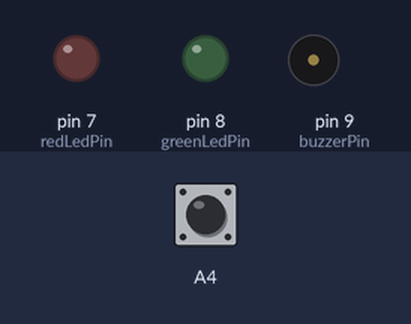
The sketch below on a simulated Arduino Uno, built with avr-gcc and run on an emulated ATmega328P. Shown: output pins drawn as LEDs (lit = HIGH), buzzer (waves = sounding, pin HIGH). The test bench sets the inputs (shaded band); at power-on: A4 HIGH.

Above: at 9.2 s.
9.3 s: A4 pulled LOW for 3.2 s
At 9.6 s:
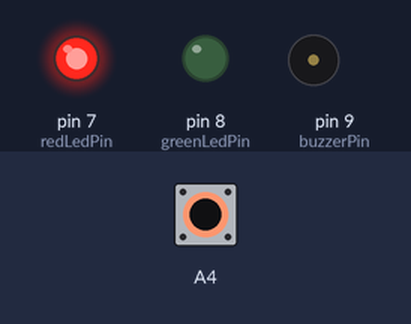
14.8 s: A4 pulled LOW for 0.15 s
At 17.6 s:
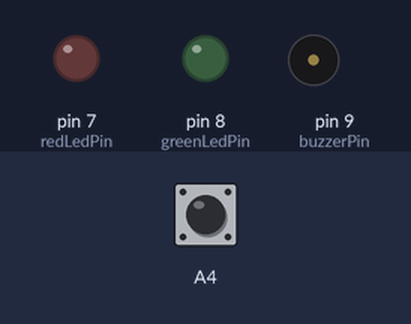
17.9 s: A4 pulled LOW for 1 s
At 18.6 s:
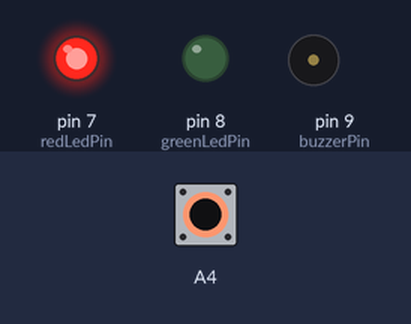
Timing chart, 0 to 21.4 s (numbered marks = the images above; inputs shaded):
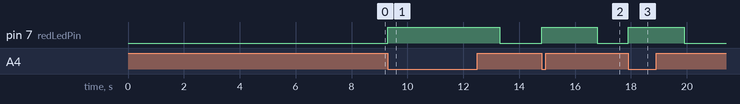

Measured:
- after the input at 9.3 s, pin 7 (redLedPin): LOW → HIGH at once, → LOW 4.0 s later
- after the input at 14.8 s, pin 7 (redLedPin): LOW → HIGH at once, → LOW 2.0 s later
- after the input at 17.9 s, pin 7 (redLedPin): LOW → HIGH at once, → LOW 2.0 s later

The sketch:

greenled_buzzer_ontime.ino
```cpp
#include <Arduino.h>
#include <Wire.h>
#include <LiquidCrystal.h>

LiquidCrystal lcd(12, 11, 5, 4, 3, 2);

struct Item {
  char RFID[13];
  double price;
  int quantity;
};

Item items[] = {
  {"090008D09948", 10.00, 0}, // Butter
  {"400035606174", 20.00, 0} // Milk
  // Add more items here as needed
};

const int numItems = sizeof(items) / sizeof(items[0]);

const int redLedPin = 7;
const int greenLedPin = 8;
const int buzzerPin = 9;

double total = 0;
int count_prod = 0;

unsigned long lastCardReadTime = 0;
const unsigned long cardReadInterval = 10000; // 10 seconds

void setup() {
  pinMode(A4, INPUT_PULLUP);
  pinMode(redLedPin, OUTPUT);
  pinMode(greenLedPin, OUTPUT);
  pinMode(buzzerPin, OUTPUT);

  lcd.clear();
  Wire.begin();
  Serial.begin(9600);
  lcd.setCursor(0, 0);
  lcd.print(" AUTOMATIC BILL");
  delay(2000);
  lcd.setCursor(0, 1);
  lcd.print(" SHOPPING CART ");
  delay(2000);
  lcd.clear();
  lcd.setCursor(0, 0);
  lcd.print("WELCOME TO");
  delay(2000);
  lcd.setCursor(0, 1);
  lcd.print("SUPER MARKET");
  delay(2000);
  lcd.clear();
  lcd.setCursor(0, 0);
  lcd.print("Please add item");
}

void loop() {
  char input[13];
  int count = 0;

  while (Serial.available() && count < 12) {
    input[count] = Serial.read();
    count++;
    delay(5);
  }
  input[count] = '\0'; // Null-terminate the input

  int a = digitalRead(A4);
  bool itemFound = false;

  for (int i = 0; i < numItems; i++) {
    if ((strncmp(input, items[i].RFID, 12) == 0) && (a == 1)) {
      lcd.setCursor(0, 0);
      lcd.print("Item Added         ");
      lcd.setCursor(0, 1);
      lcd.print("Price: ");
      lcd.print(items[i].price);
      items[i].quantity++;
      digitalWrite(greenLedPin, HIGH);
      digitalWrite(buzzerPin, HIGH);
      delay(2000);
      total += items[i].price;
      count_prod++;
      digitalWrite(greenLedPin, LOW);
      digitalWrite(buzzerPin, LOW);
      itemFound = true;
      break; // Exit the loop once the item is found
    }
  }

  if (!itemFound && (a == 0)) {
    lcd.clear();
    lcd.setCursor(0, 0);
    lcd.print("Item Not in Cart! ");
    digitalWrite(redLedPin, HIGH);
    delay(2000);
    digitalWrite(redLedPin, LOW);
    lcd.clear();
  }

  // Check if there hasn't been a card read for 10 seconds
  unsigned long currentTime = millis();
  if ((currentTime - lastCardReadTime) >= cardReadInterval) {
    // Display total price on LCD
    lcd.clear();
    lcd.setCursor(0, 0);
    lcd.print("Total Price: ");
    lcd.print(total);
    total = 0;
    count_prod = 0;
  }

  // Store the last card read time
  lastCardReadTime = currentTime;
}
```
